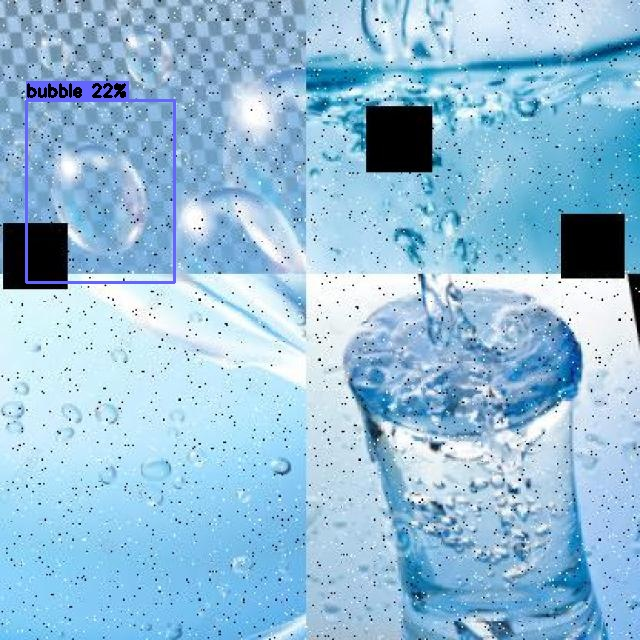
#> input picture audit_visuals/5class_test/test_bubble.jpg, 640 x 640 px
$ python data_augmentation.py --input ../../../audit_visuals/5class_test --output out
#> lines starting #> are read from the running program, lines starting #| are printed output that depends on the picture
import logging
import cv2
import numpy as np
import os
from pathlib import Path
import glob

logger = logging.getLogger(__name__)


class DomainShiftAugmenter:
    """
    Offline data augmentation pipeline to mitigate Domain Shift between
    AGAR dataset (Macquarie University, Australia) and typical Lab Indonesia conditions.

    Issues addressed (BUG-013):
    - Fluorescent vs LED vs Natural lighting
    - Entry-level smartphone camera artifacts
    - Media brand color variations
    """

    def __init__(self, output_dir: str):
        self.output_dir = output_dir
        Path(self.output_dir).mkdir(parents=True, exist_ok=True)

    def _apply_clahe(self, image: np.ndarray, clip_limit: float = 2.0) -> np.ndarray:
        """Apply Contrast Limited Adaptive Histogram Equalization to simulate varying lab lighting"""
        lab = cv2.cvtColor(image, cv2.COLOR_RGB2LAB)
        l, a, b = cv2.split(lab)
        clahe = cv2.createCLAHE(clipLimit=clip_limit, tileGridSize=(8, 8))
        cl = clahe.apply(l)
        limg = cv2.merge((cl, a, b))
        return cv2.cvtColor(limg, cv2.COLOR_LAB2RGB)

    def _simulate_smartphone_noise(self, image: np.ndarray) -> np.ndarray:
        """Simulate entry-level smartphone camera ISO noise common in field labs"""
        row, col, ch = image.shape
        mean = 0
        var = 0.01 * 255
        sigma = var**0.5
        gauss = np.random.normal(mean, sigma, (row, col, ch))
        noisy = image + gauss
        noisy = np.clip(noisy, 0, 255).astype(np.uint8)
        return noisy

    def _adjust_color_temperature(self, image: np.ndarray, temperature_offset: int) -> np.ndarray:
        """Simulate different fluorescent/LED room lighting colors"""
        # Simple color temperature shift by adjusting Red/Blue channels
        adjusted = image.astype(np.int32)
        adjusted[:, :, 0] += temperature_offset  # R
        adjusted[:, :, 2] -= temperature_offset  # B
        return np.clip(adjusted, 0, 255).astype(np.uint8)

    def augment_dataset(self, input_dir: str):
        """Process all images in input directory and apply domain-shift augmentations"""
#> called with input_dir = '../../../audit_visuals/5class_test'
        extensions = ("*.jpg", "*.jpeg", "*.png")
        image_paths = []
        for ext in extensions:
            image_paths.extend(glob.glob(os.path.join(input_dir, ext)))
#> pass 2 of the loop in augment_dataset, `for ext in extensions:`:

        logger.info("Found %d images to augment.", len(image_paths))

        for p in image_paths:
            filename = os.path.basename(p)
            name, ext = os.path.splitext(filename)

            img = cv2.imread(p)
#> img is the input picture: shape (640, 640, 3); mean B, G, R 216.7, 189.7, 147.2
            if img is None:
                continue

            img_rgb = cv2.cvtColor(img, cv2.COLOR_BGR2RGB)

            # 1. Base CLAHE (normalization)
            norm_img = self._apply_clahe(img_rgb)
#> in _apply_clahe, `lab = cv2.cvtColor(image, cv2.COLOR_RGB2LAB)`: lab: shape (640, 640, 3); mean of channels 0, 1, 2 190, 121.3, 110.1
#> in _apply_clahe, `l, a, b = cv2.split(lab)`:
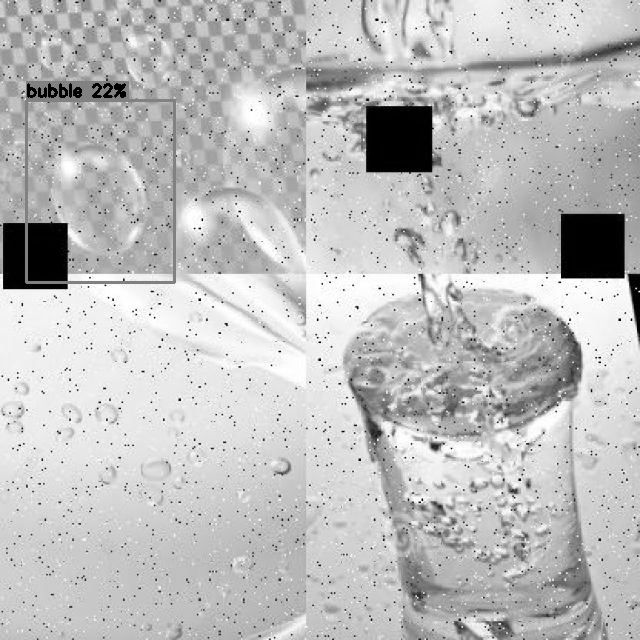
#> l: shape (640, 640); min 0, max 255, mean 190
#> in _apply_clahe, `l, a, b = cv2.split(lab)`:
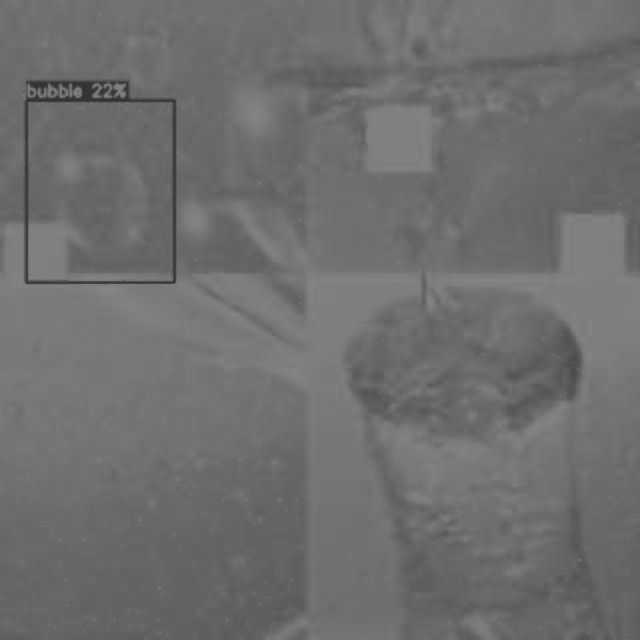
#> b: shape (640, 640); min 48, max 135, mean 110.1
#> in _apply_clahe, `cl = clahe.apply(l)`:
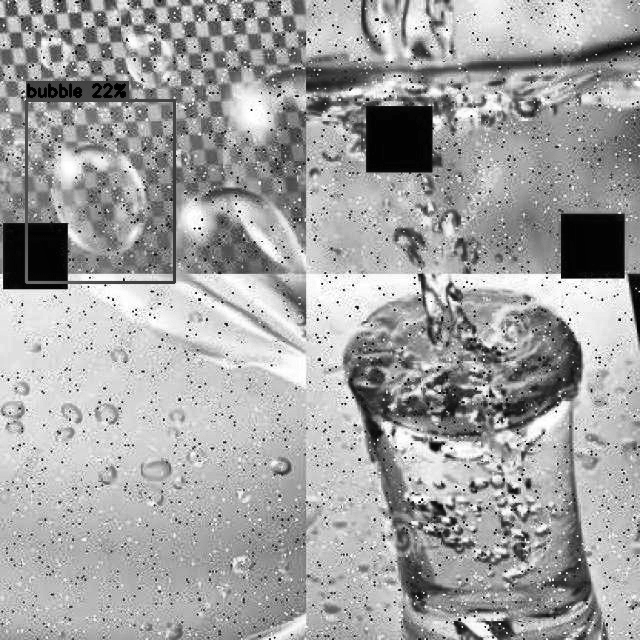
#> cl: shape (640, 640); min 0, max 255, mean 161.7
#> in _apply_clahe, `limg = cv2.merge((cl, a, b))`: limg: shape (640, 640, 3); mean of channels 0, 1, 2 161.7, 121.3, 110.1
            cv2.imwrite(
                os.path.join(self.output_dir, f"{name}_norm{ext}"),
                cv2.cvtColor(norm_img, cv2.COLOR_RGB2BGR),
            )

            # 2. Add noise
            noisy_img = self._simulate_smartphone_noise(img_rgb)
            cv2.imwrite(
                os.path.join(self.output_dir, f"{name}_noisy{ext}"),
                cv2.cvtColor(noisy_img, cv2.COLOR_RGB2BGR),
            )

            # 3. Alter color temperature (Warm - Fluorescent)
            warm_img = self._adjust_color_temperature(img_rgb, 15)
#> in _adjust_color_temperature, `adjusted[:, :, 2] -= temperature_offset`:
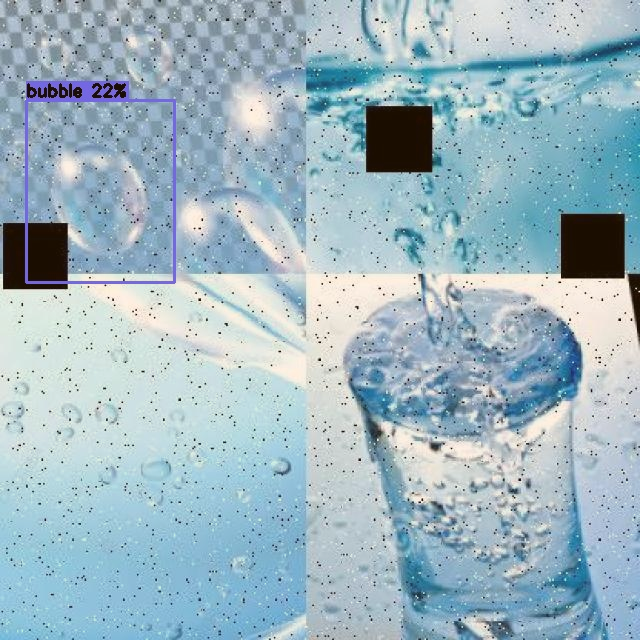
#> adjusted: shape (640, 640, 3) int32; mean R, G, B 162.2, 189.7, 201.7; drawn with min black and max white
#> in _adjust_color_temperature, `return np.clip(adjusted, 0, 255).astype(np.uint8)`:
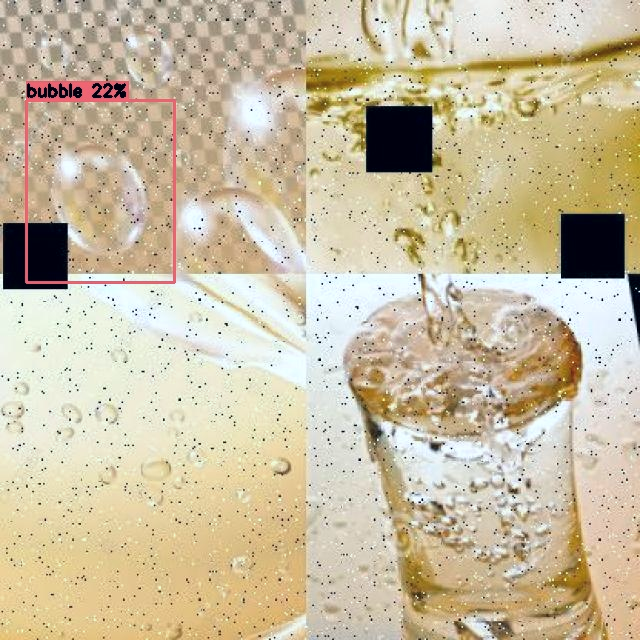
#> returned value: shape (640, 640, 3); mean of channels 0, 1, 2 161.9, 189.7, 202; drawn as B, G, R
            cv2.imwrite(
                os.path.join(self.output_dir, f"{name}_warm{ext}"),
                cv2.cvtColor(warm_img, cv2.COLOR_RGB2BGR),
            )

            # 4. Alter color temperature (Cool - LED)
            cool_img = self._adjust_color_temperature(img_rgb, -15)
#> call 2 of _adjust_color_temperature, with temperature_offset = -15
#> in _adjust_color_temperature (call 2), `adjusted[:, :, 2] -= temperature_offset`:
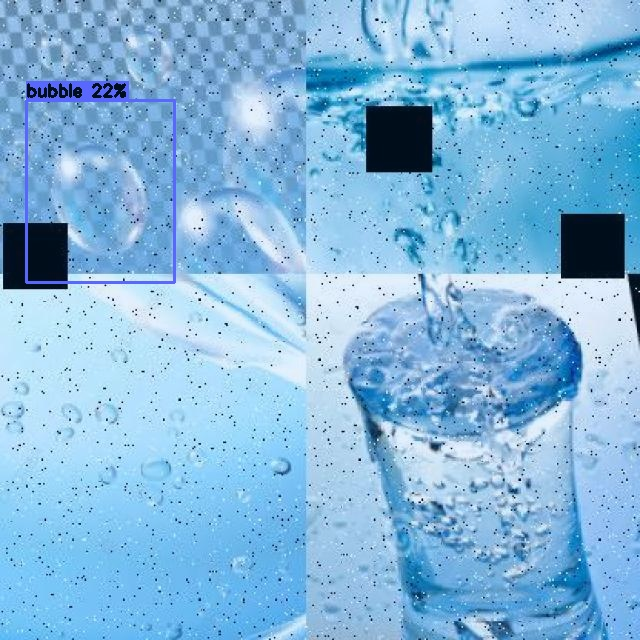
#> adjusted: shape (640, 640, 3) int32; mean R, G, B 132.2, 189.7, 231.7; drawn with min black and max white
#> in _adjust_color_temperature (call 2), `return np.clip(adjusted, 0, 255).astype(np.uint8)`:
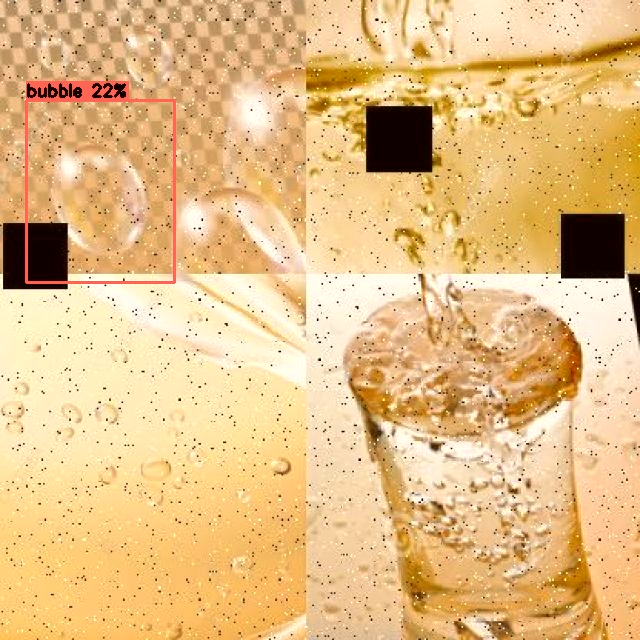
#> returned value: shape (640, 640, 3); mean of channels 0, 1, 2 132.7, 189.7, 228.8; drawn as B, G, R
            cv2.imwrite(
                os.path.join(self.output_dir, f"{name}_cool{ext}"),
                cv2.cvtColor(cool_img, cv2.COLOR_RGB2BGR),
            )
#> pass 2 of the loop in augment_dataset, `for p in image_paths:`:
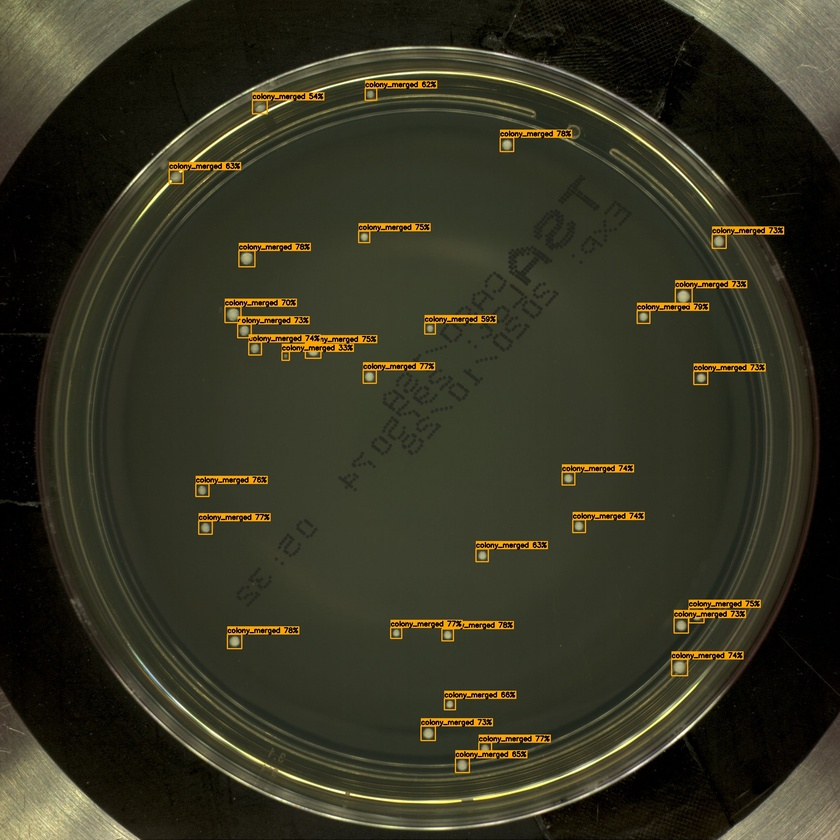
#> input picture audit_visuals/5class_test/test_colony_merged.jpg, 840 x 840 px, shrunk from 2048 x 2048 before the run
#> in augment_dataset, img is the input picture: shape (840, 840, 3); mean B, G, R 35.1, 52, 53.1
#> img_rgb: shape (840, 840, 3)
#> lab: shape (840, 840, 3); mean of channels 0, 1, 2 53.9, 125.4, 138
#> l: shape (840, 840)
#> a: shape (840, 840)
#> b: shape (840, 840)
#> cl: shape (840, 840)
#> limg: shape (840, 840, 3); mean of channels 0, 1, 2 72.5, 125.4, 138
#> in _adjust_color_temperature (call 4), `adjusted[:, :, 2] -= temperature_offset`:
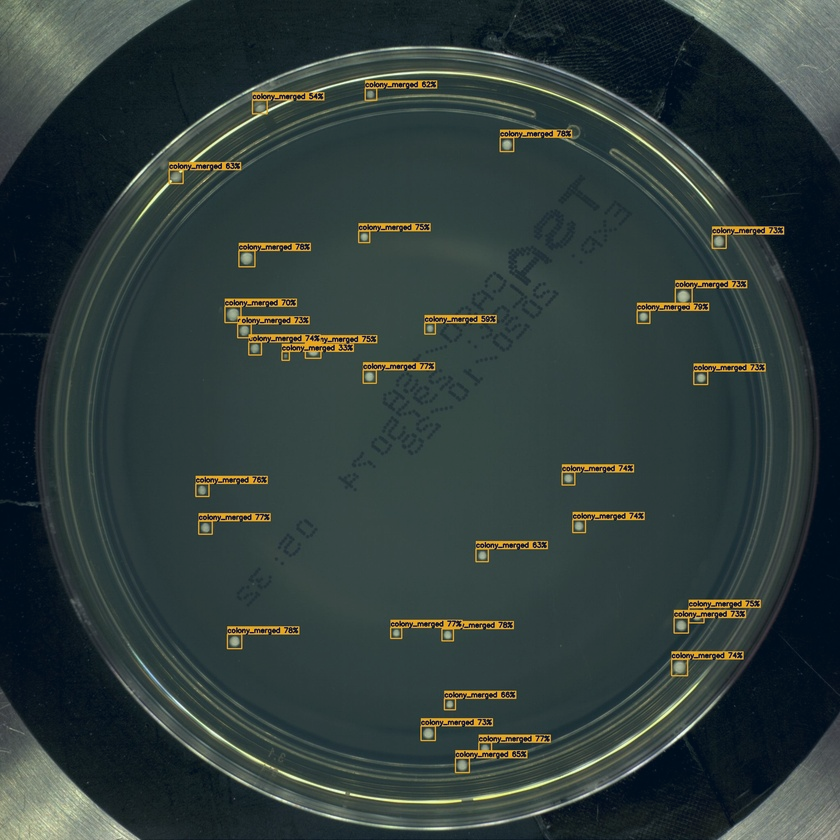
#> adjusted: shape (840, 840, 3) int32; mean R, G, B 38.1, 52, 50.1; drawn with min black and max white
#> in _adjust_color_temperature (call 4), `return np.clip(adjusted, 0, 255).astype(np.uint8)`:
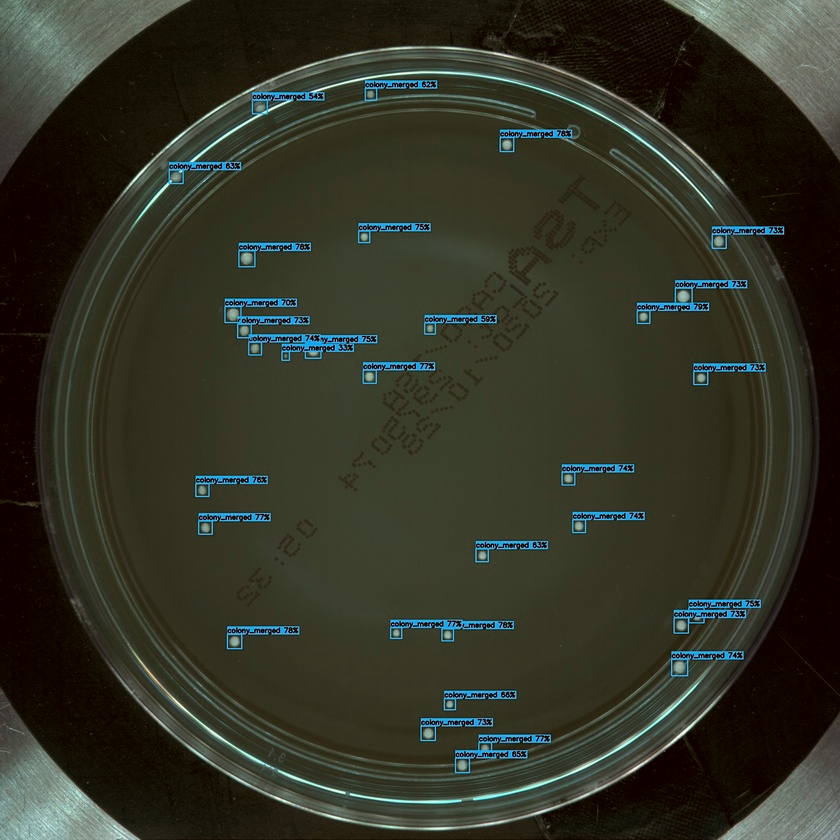
#> returned value: shape (840, 840, 3); mean of channels 0, 1, 2 39.4, 52, 50.1; drawn as B, G, R


if __name__ == "__main__":
    import argparse

    parser = argparse.ArgumentParser(description="Domain Shift Augmentation Pipeline")
    parser.add_argument(
        "--input", type=str, required=True, help="Input directory containing AGAR validation images"
    )
    parser.add_argument(
        "--output", type=str, required=True, help="Output directory for augmented images"
    )
    args = parser.parse_args()

    augmenter = DomainShiftAugmenter(args.output)
    augmenter.augment_dataset(args.input)
    logger.info("Augmentation completed successfully.")
